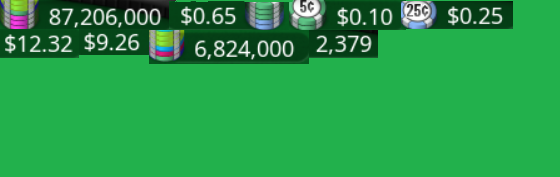
#> input picture ocr/digits/data/train/train.png, 560 x 177 px
$ python make_train_data.py
#> lines starting #> are read from the running program, lines starting #| are printed output that depends on the picture; after the words box and inside, x2 and y2 are one past the last pixel; in counts of white or black regions, pixels touching at a corner belong together
#> further down, im is the input picture: shape (177, 560, 3); mean B, G, R 73.9, 156.1, 39.4
import sys
from os import path
import numpy as np
import cv2
HERE = path.abspath(path.dirname(__file__))

def preproccess_image(im):
    gray = cv2.cvtColor(im, cv2.COLOR_BGR2GRAY)
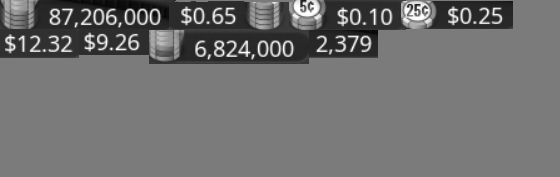
#> gray: shape (177, 560); min 5, max 255, mean 112
    # blur = cv2.GaussianBlur(gray, (1, 1), 0)

    kernel = np.ones((1, 1), np.uint8)
    opening = cv2.morphologyEx(gray, cv2.MORPH_OPEN, kernel)
    closing = cv2.morphologyEx(opening, cv2.MORPH_CLOSE, kernel)

    # blur = gray
    blur = closing
    threshold = 170
    _, thresh = cv2.threshold(blur, threshold, 255, cv2.THRESH_BINARY)
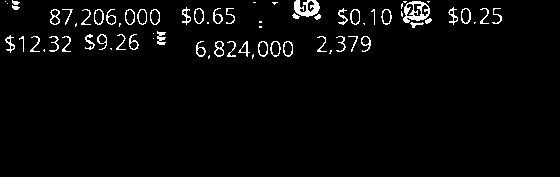
#> thresh: shape (177, 560); 3.1% white in thin lines or dots, all inside (x1, y1, x2, y2) = (5, 0, 502, 59)
    return thresh

if __name__ == "__main__":

    im = cv2.imread(path.join(HERE, 'data', 'train', 'train.png'))
    # im3 = im.copy()

    preproccessed_image = preproccess_image(im)
    contours,hierarchy = cv2.findContours(preproccessed_image,cv2.RETR_EXTERNAL,cv2.CHAIN_APPROX_SIMPLE)
#> contours = 71 contours, 40 with area under 20; largest, box (x1, y1, x2, y2) and area: (403, 1, 430, 23) 402, (294, 0, 320, 17) 261, (150, 9, 160, 25) 116, (125, 9, 135, 25) 116, (194, 8, 204, 24) 116

    samples =  np.empty((0,100))
    responses = []

    for cnt in contours:
        [x,y,w,h] = cv2.boundingRect(cnt)

        if  (h>14 and h<17 and w<14) or (h>1 and h<3 and w<3):
            cv2.rectangle(im,(x,y),(x+w,y+h),(0,0,255),2)
            roi = preproccessed_image[y:y+h,x:x+w]
            roismall = cv2.resize(roi,(10,10))
            cv2.imshow('norm',im)
            key = cv2.waitKey(0)

            if key == 27:  # (escape to quit)
                sys.exit()
#> (the program exits here)
